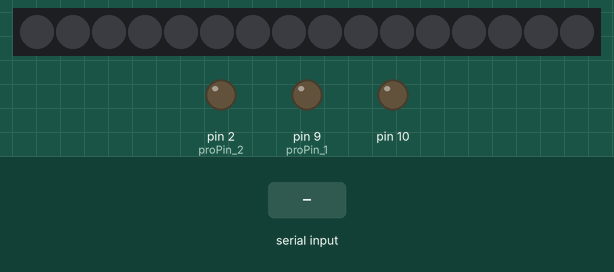
A sketch run on a simulated Arduino Uno, built with avr-gcc and run on an emulated ATmega328P. Parts: 16 RGB LEDs in strip order, left to right, output pins drawn as LEDs (lit = HIGH). The test bench sets the inputs (shaded band). Dim RGB values are drawn brighter than linear; no radio packets arrive unless stated; what the sketch prints to the serial monitor is not drawn.

Above: at 1.0 s.
1.1 s: "w\n" received over Serial
At 2.6 s:
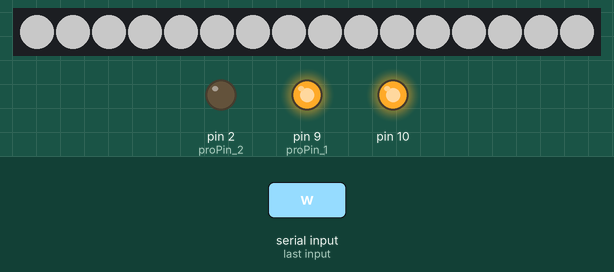
4.1 s: byte 103 ('g') received over Serial
At 5.9 s:
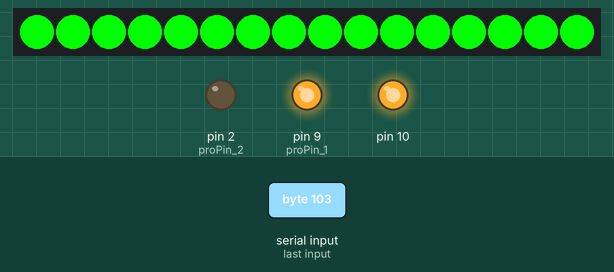
7.1 s: byte 121 ('y') received over Serial
At 8.4 s:
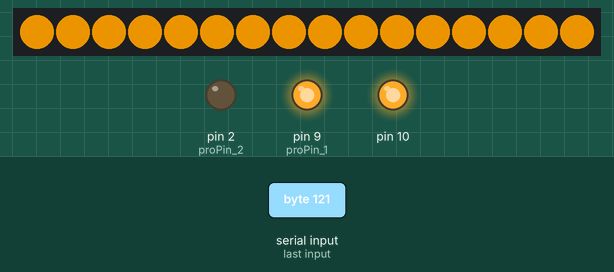
10.1 s: byte 111 ('o') received over Serial
At 11.8 s:
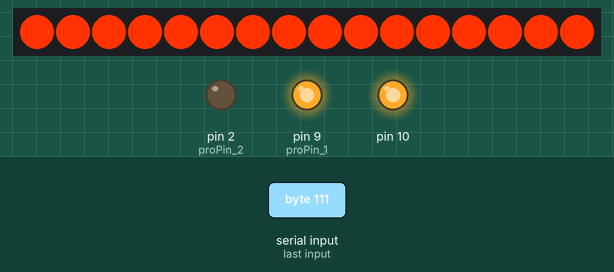
13.1 s: byte 119 ('w') received over Serial
At 13.15 s:
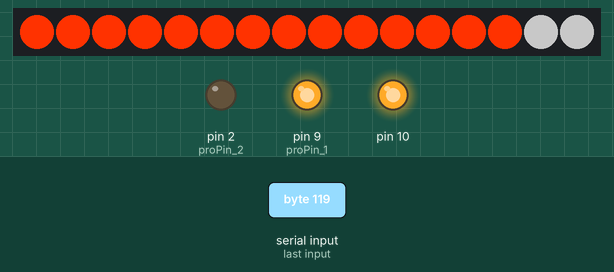
16.1 s: byte 108 ('l') received over Serial
At 16.5 s:
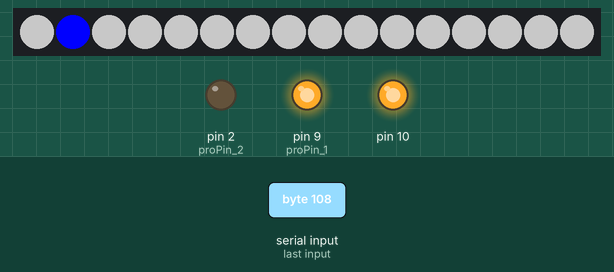
Timing chart, 0 to 18.6 s (numbered marks = the images above; inputs shaded):
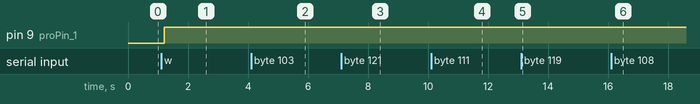

Measured:
- after the input at 1.1 s, pin 9 (proPin_1): LOW → HIGH after 0.11 s; pin 10: LOW → HIGH after 0.10 s; the LEDs: first change after 0.11 s (image 1 shows a later state)
- after the input at 4.1 s, the LEDs: first change at once (image 2 shows a later state)
- after the input at 7.1 s, the LEDs: first change at once (image 3 shows a later state)
- after the input at 10.1 s, the LEDs: first change at once (image 4 shows a later state)
- after the input at 13.1 s, the LEDs: first change at once (image 5 shows a later state)
- after the input at 16.1 s, the LEDs: change at once (image 6)

The sketch:

GateWay_WS2812_LED.ino
```cpp
#include <FastLED.h>

#define LED_PIN     3
#define NUM_LEDS    16
CRGB leds[NUM_LEDS];
int loading = 0;
////////--------------------------------
#include <RF24.h>
#include <RF24Network.h>
#include <SPI.h>
//////--------------------------------------
RF24 radio(7, 8); // CNS, CE
RF24Network network(radio);
const uint16_t this_node = 00;

uint8_t received_data[10]; //Number of channels
uint8_t num_received_data = sizeof(received_data);//*********
//
bool node_1 = false;
bool node_2 = false;

int proPin_1 = 9;
int proPin_2 = 2;

char inByte = '0';

int list[10];

void setup() {
  pinMode(proPin_1, OUTPUT);
  pinMode(proPin_2, OUTPUT);
  FastLED.addLeds<WS2812, LED_PIN, GRB>(leds, NUM_LEDS);

  Serial.begin(9600);
  Display_promini(0);
  while (!Serial) {
    ; // wait for serial port to connect. Needed for native USB port only
  }
  establishContact();
  SPI.begin();
  radio.begin();
  network.begin(90, this_node); //(channel, node address)
}

void loop() {
  network.update();
  Display_promini(1);
  if (Serial.available() > 0){
    inByte = Serial.read();
    if(inByte == 's'){sent_data();}
    if(inByte == 'n'){get_it();}
    if(inByte == 'w'){setColor(100, 100, 100);}
    if(inByte == 'g'){setColor(0, 255, 0);}
    if(inByte == 'y'){setColor(190, 120, 0);}
    if(inByte == 'o'){setColor(255, 50, 0);}
    if(inByte == 'r'){setColor(255, 0, 0);}
    if(inByte == 'm'){setColor(255, 0, 100);}
    if(inByte == 'l'){loadingLight();}
  }
  get_data();
  delay(10);
 }

void get_it()
  {
  int num_of_nodes = int(node_1)+int(node_2);
  Serial.println(num_of_nodes);
  }

void sent_data(){
  for(int i = 0; i< num_received_data; i++)
    {
      Serial.print(received_data[i]);
      Serial.print('-');
      }
    Serial.println();
  }

void get_data()
  {
   uint8_t incomingData[5];
   bool ok;
   int val;
   RF24NetworkHeader header;
    while ( network.available() ) {     // Is there any incoming data?
      ok = network.read(header, &incomingData, sizeof(incomingData));
      val = header.from_node;
      }
      for (int i=0; i<10; i++){
        if (i == 9)list[i] = val;
        else list[i] = list[i+1];
        }
      int sum= 0;
      for (int i=0; i<10; i++){sum+= list[i];}
      if (sum == 10){node_1 = true;node_2 = false;}
      else if (sum == 20){node_1 = false;node_2 = true;}
      else if (sum < 10){node_1 = false; node_2 = false;}
      else {node_1 = true; node_2 = true;}
      if (val == 1){
        for( int i = 0; i < 5; i++)
        received_data[i] = incomingData[i];
        }
      else if(val == 2){
        for( int i = 5; i < 10; i++)
        received_data[i] = incomingData[i-5];
        }
    }

void establishContact() {
  while (Serial.available() <= 0) {
    Serial.println("A");   // send an initial string
    Display_promini(0);
    delay(300);
  }
  Serial.flush();
}

void setColor(int red, int green, int blue)
{
    for (int i = 15; i >= 0; i--) {
    leds[i] = CRGB ( red, green, blue);
    FastLED.show();
    delay(40);
    }
}

void loadingLight(){
  loading = loading + 1;
  if(loading <5) {leds[loading] = CRGB ( 0, 0, 255);}
  else if(loading <10) {leds[loading] = CRGB ( 0, 255, 0);}
  else {leds[loading] = CRGB ( 255, 0, 0);}
  FastLED.show();
}

void Display_promini(bool Connected)
  {
    int val_1; int val_2;
    if(Connected){
       int number_of_nodes = int(node_1)+ int(node_2);
       if (number_of_nodes == 0){val_1 = 1;val_2 = 0;}
       else if (number_of_nodes == 1){val_1= 0;val_2 = 1;}
       else if (number_of_nodes == 2){val_1 = 1;val_2 = 1;}
       }
    else
      {val_1 = 0; val_2 = 0;}
      digitalWrite(proPin_1,val_1);
      digitalWrite(proPin_2,val_2);
 }
```
